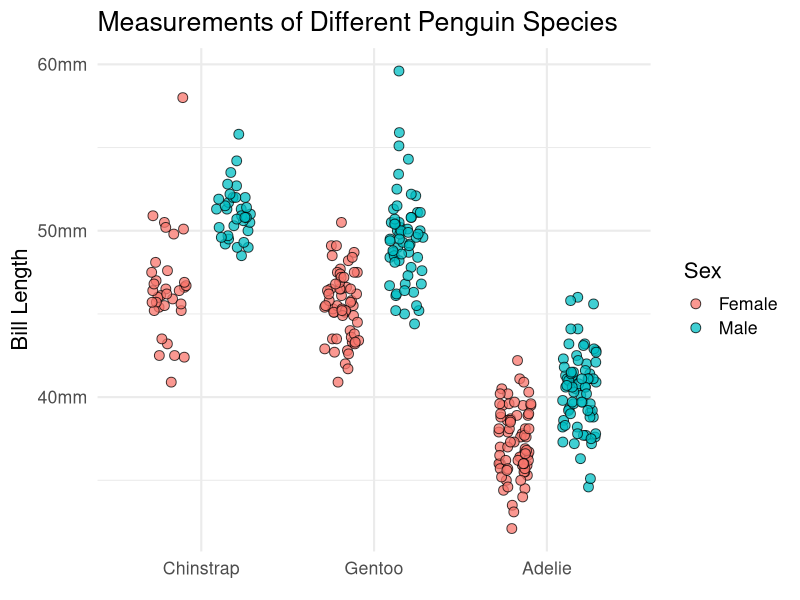

The R script that drew this image:
# The point of the function is to create values to sort by
# Basically, that's what `fct_reorder()` behind the scenes
# Check out the values it would compute:

library(tidyverse)
data_we_have_anyway <- palmerpenguins::penguins |> 
  filter(!is.na(sex)) |> 
  mutate(
    group_median_bill_length = median(bill_length_mm),
    .by = c(species, sex)
  )

data_we_have_anyway |> 
  # now apply function on desired column
  summarise(
    value_to_sort_by = unique(group_median_bill_length) |> diff() |> abs(),
    .by = 'species'
  )




# By modifying the values that are computed, you can change the sorting
# For example, making all of those values negative will flip the order 
# of those values
data_we_have_anyway |> 
  # now apply function on desired column
  summarise(
    value_to_sort_by = -(
      unique(group_median_bill_length) |> diff() |> abs()
    ),
    .by = 'species'
  )


# Using that in fct_reorder()
penguins <- palmerpenguins::penguins |> 
  filter(!is.na(sex)) |> 
  mutate(
    group_median_bill_length = median(bill_length_mm),
    .by = c(species, sex)
  ) |> 
  mutate(
    species = fct_reorder(
      species,
      group_median_bill_length,
      .fun = \(x) -(unique(x) |> diff() |> abs())
    )
  )
dev.new()
dev.off()
penguins |> 
  ggplot(aes(species, bill_length_mm, fill = sex)) +
  geom_point(
    size = 3,
    alpha = 0.75,
    shape = 21,
    col = 'black',
    position = position_jitterdodge(seed = 34543)
  ) +
  theme_minimal(base_size = 16)  +
  labs(
    x = element_blank(),
    y = 'Bill Length',
    fill = 'Sex',
    title = 'Measurements of Different Penguin Species'
  ) +
  scale_fill_discrete(labels = \(x) str_to_title(x)) +
  scale_y_continuous(labels = scales::label_number(suffix = 'mm'))
